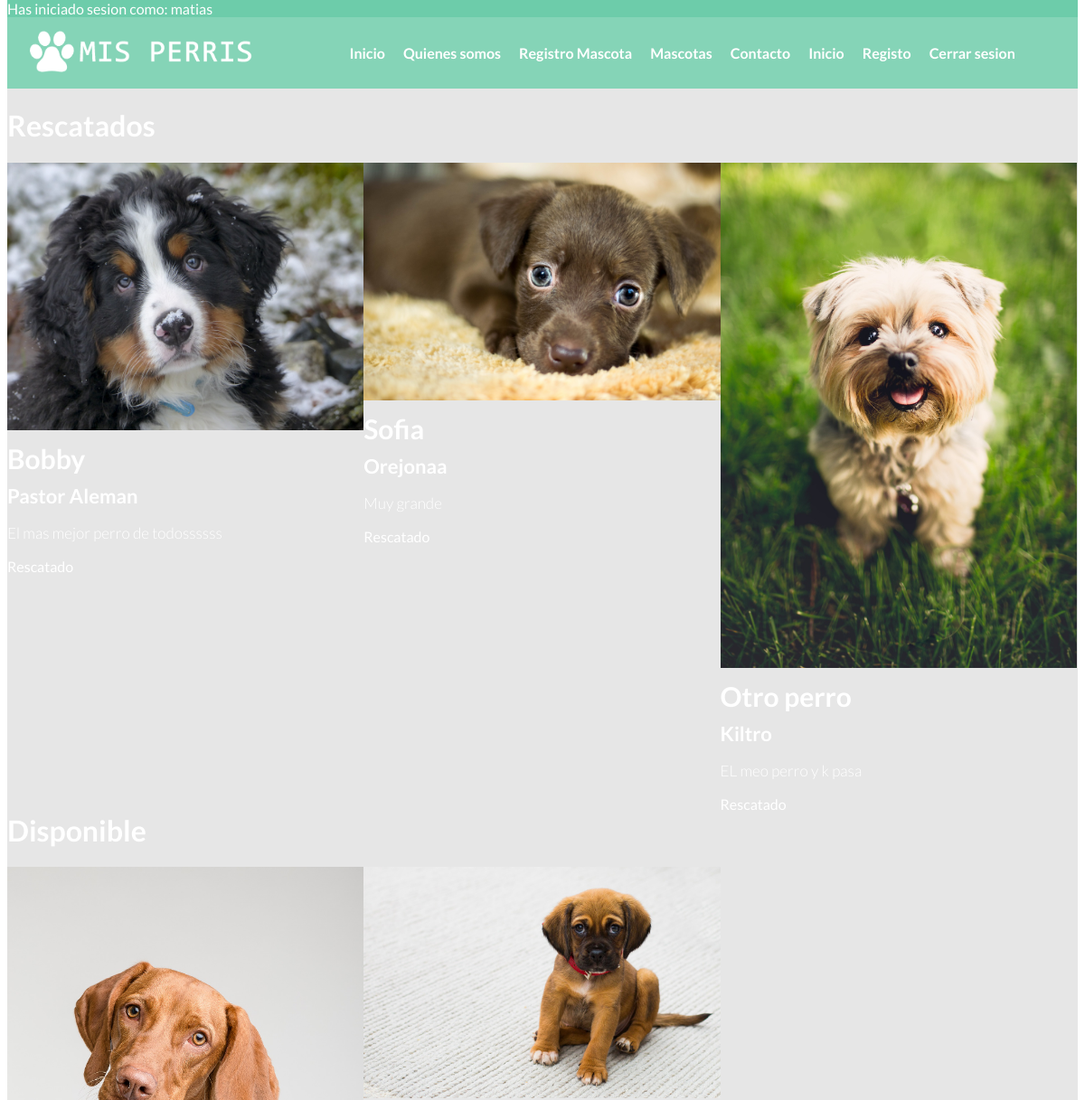
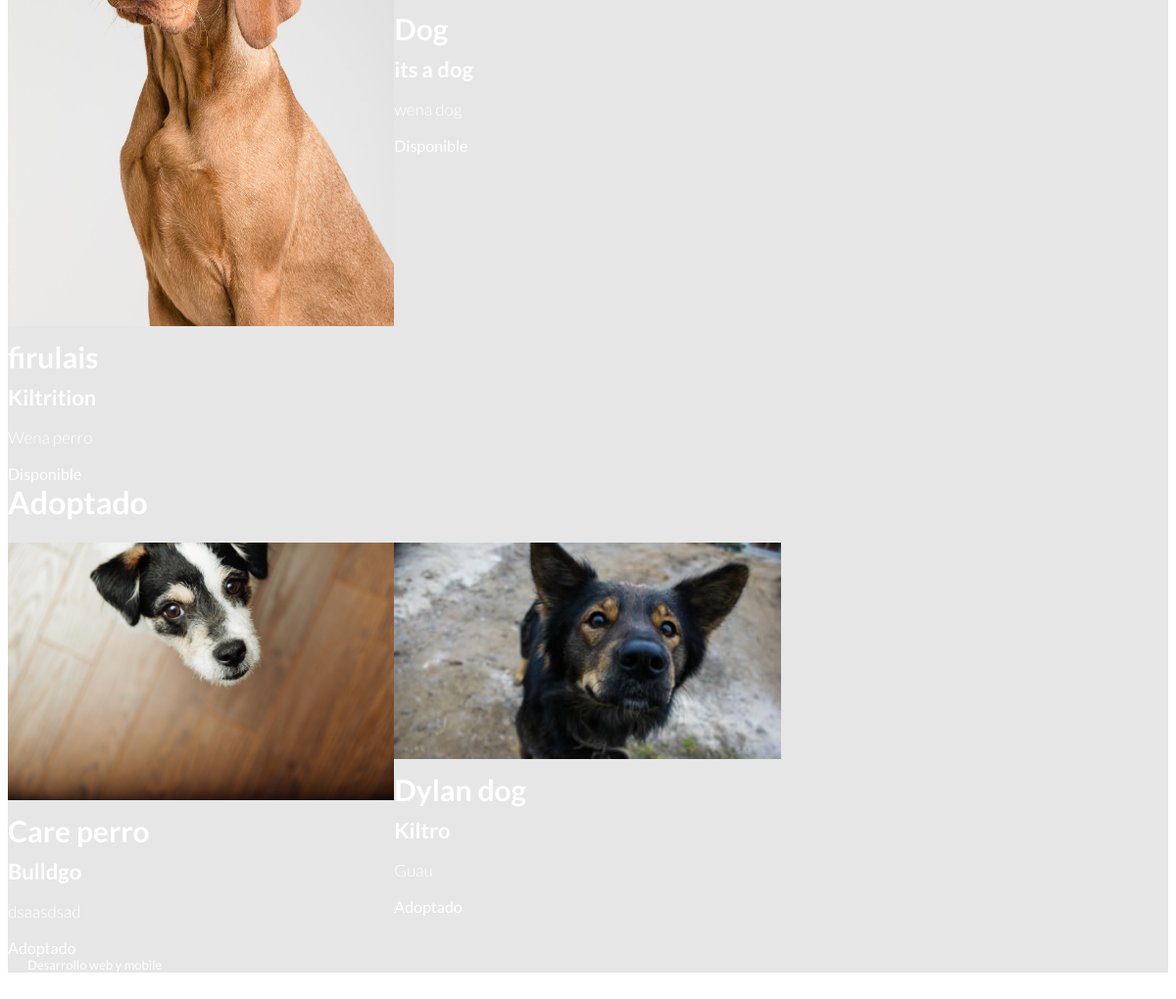
/mascotas/ (signed in), run on the app's committed database (2 pictures, top to bottom).
### mascotas/models.py (models this page shows)
class Perros(models.Model):
    nombre_mascota = models.CharField(max_length=200)
    raza_predominante = models.CharField(max_length=200)
    descripcion = models.TextField(max_length=2000)
    foto_mascota = models.ImageField(upload_to='static/img/perros_subidos')
    estado = (
        ('Rescatado', 'Rescatado'),
        ('Disponible', 'Disponible'),
        ('Adoptado', 'Adoptado'),
    )
    estado = models.CharField(max_length=10, choices=estado)

### mascotas/views.py (the view)
# urls.py: path('',mascota_views.mascotas, name="mascotas"),
def mascotas(request):
    return render(request, 'mascotas/mascotas.html', {'Perros': Perros})

### templates/mascotas/mascotas.html (shortened to what this page needs)
{% extends "base.html" %}
{% block container %}
    {% load static %}
    <div class="mascotas">
        <h1>Rescatados</h1>
        <div class="categoria_estado">
        {% for p in Perros %}
            {% if p.estado == "Rescatado" %}
                <div class="mascota col-lg-4">
                    <img src='http://127.0.0.1:8000/static/media/{{p.foto_mascota}}'/>
                    <h3>{{ p.nombre_mascota }}</h3>
                    <h4>{{ p.raza_predominante }}</h4>
                    <p>{{p.descripcion}}</p>
                    {{p.estado}}
                </div>
            {% endif %}
        {% endfor %}
        </div>
        <br>
        <h1>Disponible</h1>
        <div class="categoria_estado">
            {% for p in Perros %}
                {% if p.estado == "Disponible" %}
                    <div class="mascota col-lg-4">
                        <img src='http://127.0.0.1:8000/static/media/{{p.foto_mascota}}'/>
                        <h3>{{ p.nombre_mascota }}</h3>
                        <h4>{{ p.raza_predominante }}</h4>
                        <p>{{p.descripcion}}</p>
                        {{p.estado}}
                    </div>
                {% endif %}
            {% endfor %}
        </div>
        <br>
        <h1>Adoptado</h1>
            <div class="categoria_estado">
            {% for p in Perros %}
                {% if p.estado == "Adoptado" %}
                    <div class="mascota col-lg-4">
                        <img src='http://127.0.0.1:8000/static/media/{{p.foto_mascota}}'/>
                        <h3>{{ p.nombre_mascota }}</h3>
                        <h4>{{ p.raza_predominante }}</h4>
                        <p>{{p.descripcion}}</p>
                        {{p.estado}}
                    </div>
                {% endif %}
            {% endfor %}
        </div>
    </div>
{% endblock %}

### templates/base.html (shortened to what this page needs)
<!DOCTYPE html>
<html lang="en">
<head>
    {% load static %}
    <link rel="stylesheet" href="{% static 'css/main.css' %}">
    <link rel="stylesheet" href="https://use.fontawesome.com/releases/v5.2.0/css/all.css">
    <link rel="stylesheet" href="https://cdnjs.cloudflare.com/ajax/libs/flexboxgrid/6.3.1/flexboxgrid.min.css" type="text/css" >
    <link rel="stylesheet" href="{% static 'libs/lightbox2-master/dist/css/lightbox.min.css' %}">
    <link rel="stylesheet" href="{% static 'libs/OwlCarousel2-2.3.4/OwlCarousel2-2.3.4/dist/assets/owl.carousel.css' %}">
    <link rel="stylesheet" href="{% static 'libs/OwlCarousel2-2.3.4/OwlCarousel2-2.3.4/dist/assets/owl.theme.default.min.css' %}">
    <link href="https://unpkg.com/aos@2.3.1/dist/aos.css" rel="stylesheet">
</head>
<body>
    <div class="container">
            <header class="row">
            Has  iniciado sesion como: {{ user }}
                    <div class="col-lg-12">
                        <nav>
                            <img src=" {% static 'img/logo.png' %}" alt="Logo de mis perris">
                            <div class="links">
                                <a href="{% url 'inicio' %}">Inicio</a>
                                <a href="{% url 'quienes_somos' %}">Quienes somos</a>
                                <a href="{% url 'registro_mascota' %}">Registro Mascota</a>
                                <a href="{% url 'mascotas' %}">Mascotas</a>
                                <a href="{% url 'contacto' %}">Contacto</a>
                                <a href="{% url 'ingreso' %}">Inicio</a>
                                <a href="{% url 'registro' %}">Registo</a>
                                <a href="{% url 'deslogear' %}">Cerrar sesion</a>
                            </div>
                        </nav>
        {% block container %}
        {% endblock %}
    </div>
    <footer>
        <p>Desarrollo web y mobile</p>
    </footer>
</body>
</html>

### static/css/main.css (style rules this page uses)
body { font-family: 'Lato'; margin-top: 0px; }
header { background: #6dccaa; color: white; }
nav { width: 100%; float: left; background: #85d4b7; height: auto; }
.links { margin-right: 5%; float: right; }
nav img { float: left; padding: 15px 25px; }
nav a { float: left; color: white; padding: 30px 10px; text-decoration: none; font-weight: 600; }
nav img { max-width: 250px; }
footer { background: #e6e6e6; width: 100%; margin-top: 30px; }
footer p { font-size: 13px; margin-left: 20px; margin-top: 5px; margin-bottom: 30px; }

### templates/mascotas/mascotas.html (style rules this page uses)
.mascotas { float: left; }
.mascota { float: left; width: 33.3%; }
.mascota img { width: 100%; }
.mascota h3 { font-size: 30px; margin: 10px 0; }
.mascota h4 { font-size: 22px; margin: 10px 0; }
.mascota p { font-weight: 300; font-size: 17px; }
.categoria_estado { clear: both; float: left; display: block; }

### data on the page
Perros: foto_mascota (picture), nombre_mascota "Bobby", raza_predominante "Pastor Aleman", descripcion "El mas mejor perro de todossssss", estado "Rescatado"
Perros: foto_mascota (picture), nombre_mascota "Sofia", raza_predominante "Orejonaa", descripcion "Muy grande", estado "Rescatado"
Perros: foto_mascota (picture), nombre_mascota "Otro perro", raza_predominante "Kiltro", descripcion "EL meo perro y k pasa", estado "Rescatado"
Perros: foto_mascota (picture), nombre_mascota "firulais", raza_predominante "Kiltrition", descripcion "Wena perro", estado "Disponible"
Perros: foto_mascota (picture), nombre_mascota "Dog", raza_predominante "its a dog", descripcion "wena dog", estado "Disponible"
Perros: foto_mascota (picture), nombre_mascota "Care perro", raza_predominante "Bulldgo", descripcion "dsaasdsad", estado "Adoptado"
Perros: foto_mascota (picture), nombre_mascota "Dylan dog", raza_predominante "Kiltro", descripcion "Guau", estado "Adoptado"

### other printed values
{{ user }} "matias"
